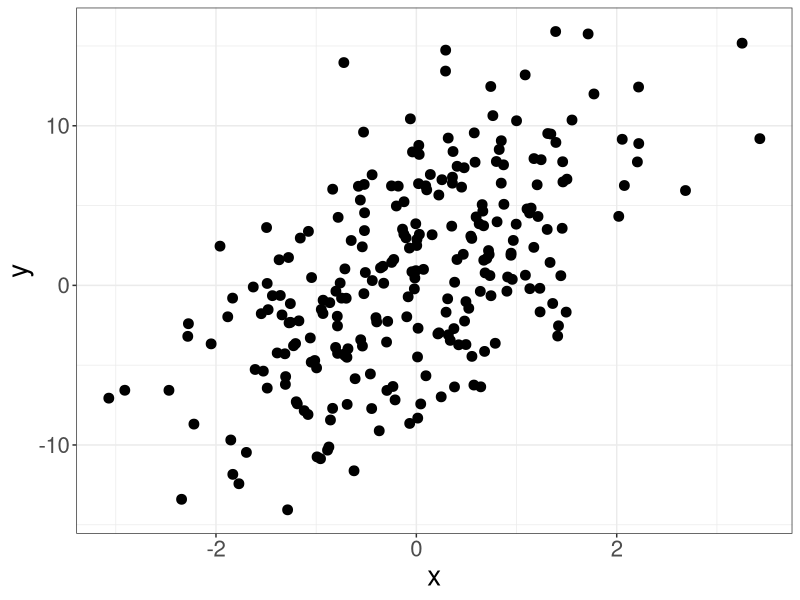
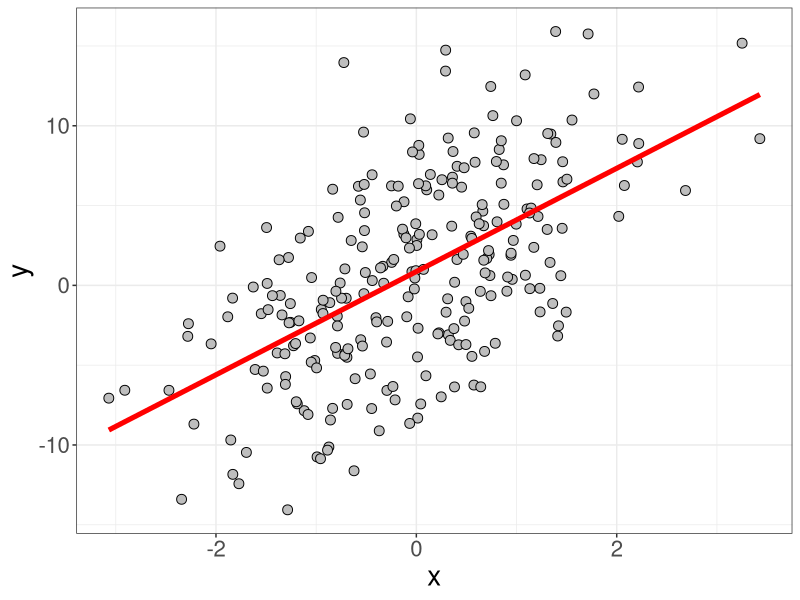
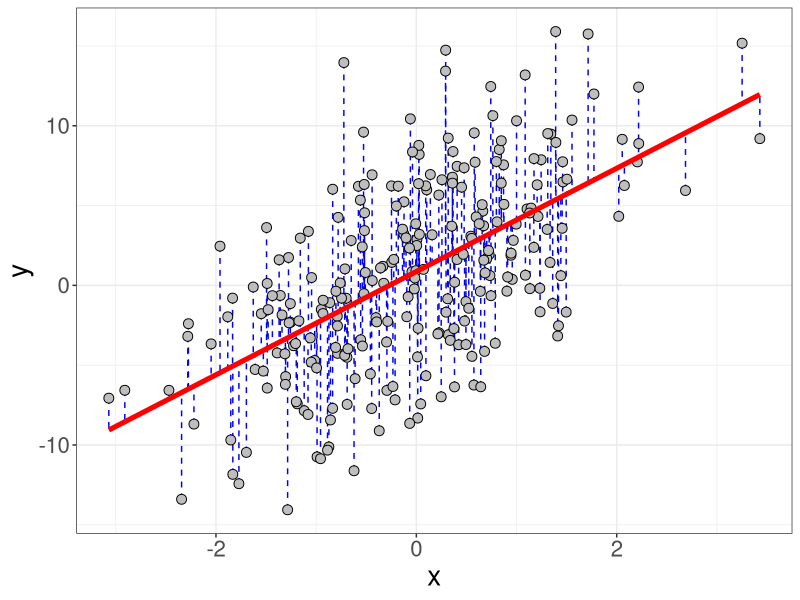
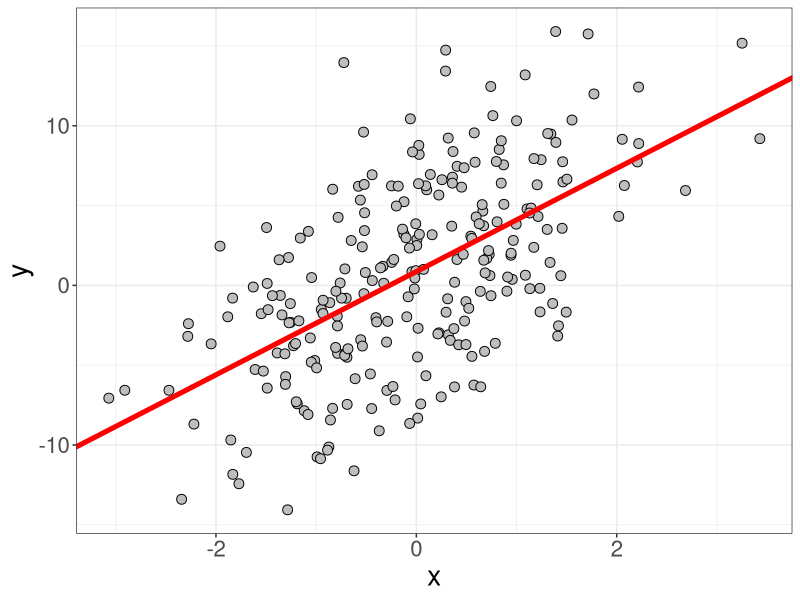
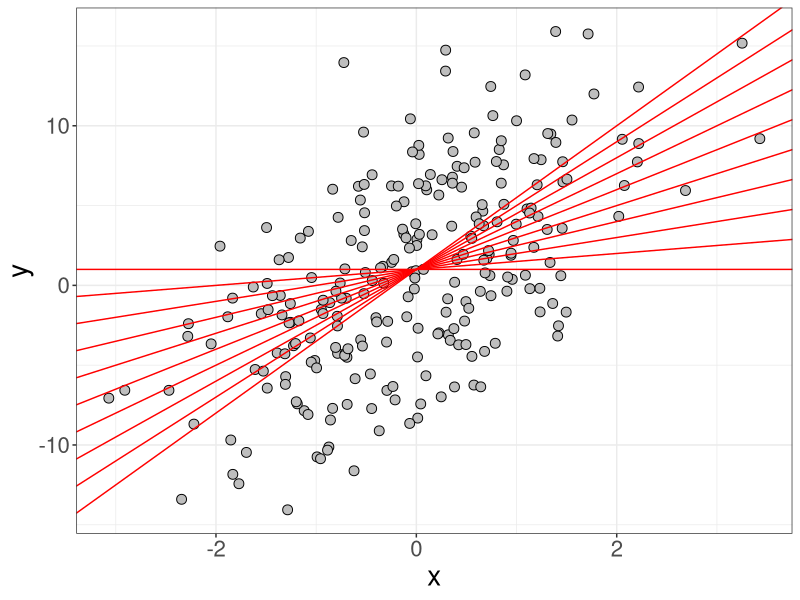
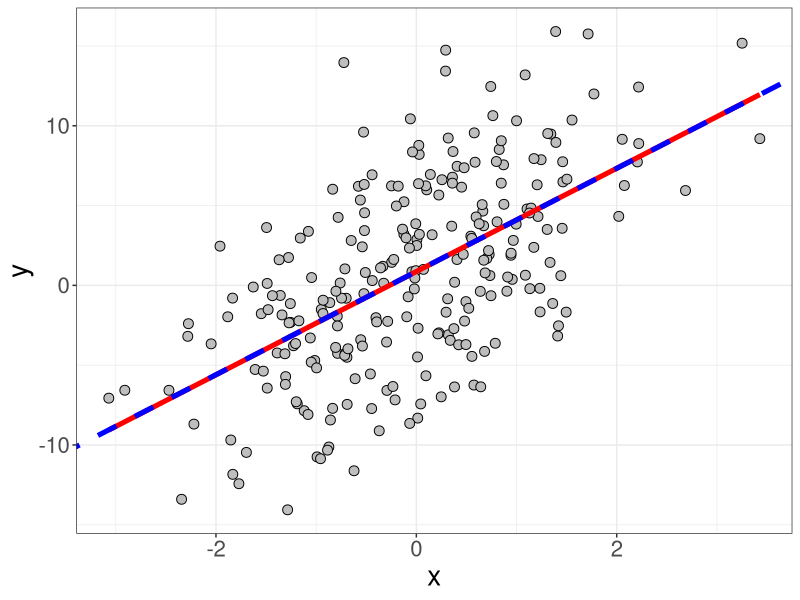
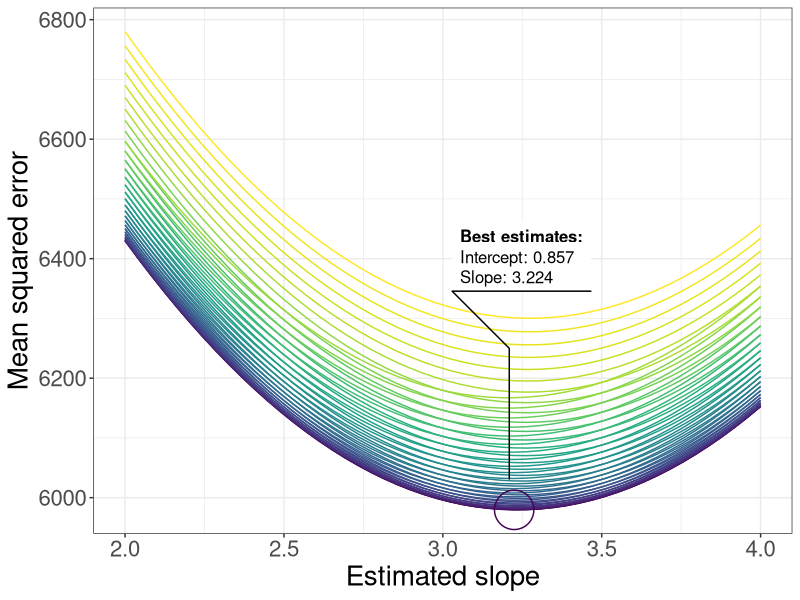

Write the R code that produced these figures, in order.
## ---- chunk 1
#| echo: false
#| warning: false
#| error: false

library(tidyverse)
library(ggforce)

theme_cfm <- 
  theme_bw() + 
  theme(plot.title = element_text(size = 30, hjust = 0.5),
        axis.title = element_text(size = 20), 
        axis.text = element_text(size = 16),
        legend.title = element_text(size = 20),
        legend.text = element_text(size = 16))
## ---- chunk 2
#|include: false
#saveRDS(theme_cfm, "theme.rds")


## ---- chunk 3

#This is key for reproducing results!!
set.seed(654321)

#Create 250 randomly generated points
x <- rnorm(250)

#Now make some data that is going to be linearly associated with x, this has three components:
#  If x increases by 1, then y increases by 3 on average
#  If x is equal to 0, then y is equal to 1 (on average)
#  Finally, we add some randomly distributed noise
y <- 3 * x + 1 + rnorm(250, sd = 5)

dat_curr <- tibble(x = x, y = y)
dat_curr
## ---- chunk 4
#| code-fold: true
ggplot(dat_curr) + 
  geom_point(aes(x = x, y = y), size = 3) + 
  theme_cfm
## ---- chunk 5
#| code-fold: true
#| message: false

ggplot(dat_curr, aes(x = x, y = y)) +
  geom_point(shape = 21, color = "black", fill = "grey", size = 3) + 
  geom_smooth(method = "lm", color="red", linetype = "solid", linewidth = 1.75, se = FALSE) + 
  theme_cfm
## ---- chunk 6
#| echo: false
#| message: false

dat_curr$pred <- predict(lm(y ~ x, data = dat_curr))

plot_lm <- 
ggplot(dat_curr, aes(x = x, y = y)) +
  geom_segment(aes(x = x, xend = x, y = y, yend = pred), color = "blue", linetype = "dashed") + 
  geom_point(shape = 21, color = "black", fill = "grey", size = 3) + 
  geom_smooth(method = "lm", color="red", linetype = "solid", linewidth = 1.75, se = FALSE) + 
  theme_cfm
plot_lm

## ---- chunk 7
#| include: false

#saveRDS(dat_curr, "lm_data.rds")
#saveRDS(plot_lm, "solution1.rds")
## ---- chunk 8

#Fit the linear model
lm_curr <- lm(y ~ x, data = dat_curr)

#Get the coefficients
coef_curr <- coef(lm_curr)

## ---- chunk 9
#| message: false
#| code-line-numbers: 3-3

ggplot(dat_curr, aes(x = x, y = y)) +
  geom_point(shape = 21, color = "black", fill = "grey", size = 3) + 
  geom_abline(intercept = coef_curr[1], slope = coef_curr[2], 
              color = "red", linetype = "solid", linewidth = 1.75) + 
  theme_cfm
## ---- chunk 10
#| message: false
#| echo: false

ggplot(dat_curr, aes(x = x, y = y)) +
  geom_point(shape = 21, color = "black", fill = "grey", size = 3) + 
  geom_abline(intercept = 1, col = 'red', slope = 0) + 
  geom_abline(intercept = 1, col = 'red', slope = 1) + 
  geom_abline(intercept = 1, col = 'red', slope = 2) +
  geom_abline(intercept = 1, col = 'red', slope = 3) +
  geom_abline(intercept = 1, col = 'red', slope = 4) +
  geom_abline(intercept = 1, col = 'red', slope = 0.5) + 
  geom_abline(intercept = 1, col = 'red', slope = 1.5) + 
  geom_abline(intercept = 1, col = 'red', slope = 2.5) +
  geom_abline(intercept = 1, col = 'red', slope = 3.5) +
  geom_abline(intercept = 1, col = 'red', slope = 4.5) +
  theme_cfm
## ---- chunk 11

#Our MSE function
mse <- function(predicted, observed){
  mean(sum((predicted-observed)^2))
}
## ---- chunk 12

#Let's start with intercept of 1 and slope of 3
int_est <- 1
slope_est <- 3

#Calculate the MSE from the predictions of y for our values of x
first_guess <- mse(
  predicted = int_est + slope_est * x,
  observed = y
)
## ---- chunk 13
int_est <- 0
slope_est <- 1

second_guess <- mse(
  predicted = int_est + slope_est * x,
  observed = y
)

## ---- chunk 14
first_guess
## ---- chunk 15
second_guess
## ---- chunk 16
#| message: false

#map step 1 - the slope
slope_est <- seq(2, 4, length.out = 100); int_est <- 1
mse_slope_vals <- map_dbl(slope_est, ~mse(predicted = int_est + x * .x, observed = y))
slope_est <- slope_est[which.min((mse_slope_vals))]

#map step 2 - the intercept
int_est <- seq(0, 2, length.out = 100)
mse_int_vals <- map_dbl(int_est, ~mse(predicted = .x + x * slope_est, observed = y))
int_est <- int_est[which.min((mse_int_vals))]

est_curr <- c(slope_est, int_est)
## ---- chunk 17
#| include: false

#saveRDS(est_curr, "solution2.rds")
## ---- chunk 18
#| message: false

plot_map <-
ggplot(dat_curr, aes(x = x, y = y)) +
  geom_point(shape = 21, color = "black", fill = "grey", size = 3) + 
  geom_smooth(method = "lm", color="red", linetype = "solid", linewidth = 1.75, se = FALSE) + 
  geom_abline(intercept = int_est, slope = slope_est, 
              color = "blue", linetype = "dashed", linewidth = 1.75) + 
  theme_cfm

plot_map
## ---- chunk 19
#| include: false

#saveRDS(plot_map, "solution3.rds")

## ---- chunk 20

#Build our expanded estimate data and make it a tibble
estimate_set <- expand.grid(
  int = seq(0, 2, length.out = 50),
  slope = seq(2, 4, length.out = 50)) |>
  as_tibble()

dim(estimate_set)
## ---- chunk 21
#| message: false

#Using map2 to iterate over the exansion done to estiamte_set
#map2 only pairs the same index so the expansion won't work otherwise
estimate_set$mse <- 
  map2_dbl(
    .x = estimate_set$int,
    .y = estimate_set$slope,
    .f = function(.int_estm, .slope_estm){ 
      mse(
        predicted = .int_estm + .slope_estm * x,
        observed = y)
      })

#Recast intercept to a factor and reorderit by mse to make the plott prettier
estimate_set <- 
  estimate_set |>
    mutate(
      int = factor(int),
      int = fct_reorder(int, mse)) 


plot_map2 <- 
  ggplot(estimate_set) +
  
  #Color by the intercept using viridis
  aes(x=slope, y = mse, col = factor(int)) + 
  geom_line() + 
  scale_color_viridis_d() + 
  
  #Using geom_mark_circle to highlight the smallest MSE and labelling it
  geom_mark_circle(
    aes(filter = mse == min(mse),
        label = paste('Best estimates:'),
        description = paste0(
        'Intercept: ', format(round(as.numeric(as.character(int)),3), nsmall = 2), 
        '\nSlope: ', format(round(slope,3), nsmall = 2)))) + 
  
  labs(y = 'Mean squared error',
       x = 'Estimated slope') + 
  theme_cfm + 
  theme(legend.position = "none")

plot_map2

## ---- chunk 22
#| include: false
#saveRDS(plot_map2, "solution4.rds")

